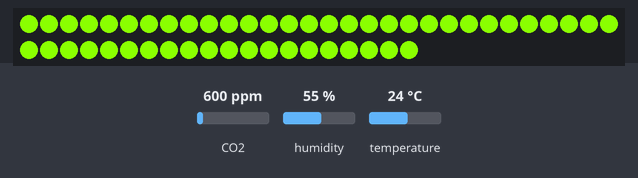
The program below on a simulated Raspberry Pi Pico running MicroPython. On the bench: 50 RGB LEDs in strip order, left to right, continuing on the next row. Inputs (shaded band) come from the test bench; at power-on: CO2 600 ppm, humidity 55 %, temperature 24 °C. What the program prints to the serial console is not drawn.

Above: at 1.2 s.
1.3 s: CO2 set to 452 ppm
2.8 s: CO2 set to 2026 ppm
At 3.4 s:
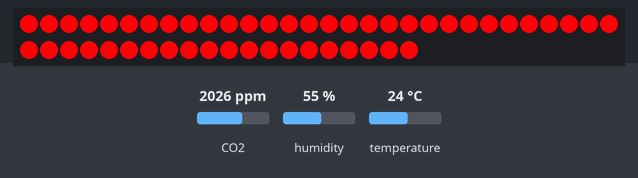
Timing chart, 0 to 4.1 s (numbered marks = the images above; inputs shaded):
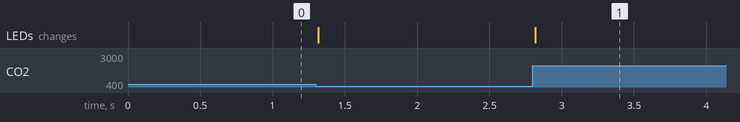

The program:

co2.py
```python
import plasma
from plasma import plasma_stick
import breakout_scd41 as scd
from pimoroni_i2c import PimoroniI2C

"""
Reads CO2 level from an SCD41 breakout...
... and changes the LED strip an appropriate colour.
https://shop.pimoroni.com/products/scd41-co2-sensor-breakout
"""

# set how many LEDs you have
NUM_LEDS = 50

BRIGHTNESS = 1.0

# the range of readings to map to colours
# https://www.kane.co.uk/knowledge-centre/what-are-safe-levels-of-co-and-co2-in-rooms
MIN = 400
MAX = 2000

# pick what bits of the colour wheel to use (from 0-360°)
# https://www.cssscript.com/demo/hsv-hsl-color-wheel-picker-reinvented/
HUE_START = 100  # green
HUE_END = 0  # red

# WS2812 / NeoPixel™ LEDs
led_strip = plasma.WS2812(NUM_LEDS, 0, 0, plasma_stick.DAT, color_order=plasma.COLOR_ORDER_RGB)

# Start updating the LED strip
led_strip.start()

# set up I2C
i2c = PimoroniI2C(plasma_stick.SDA, plasma_stick.SCL)

# set up SCD41 breakout
scd.init(i2c)
scd.start()

print("Waiting for SCD41 to be ready")

while True:
    if scd.ready():
        co2, temperature, humidity = scd.measure()
        print(f"""
CO2:         {co2} ppm
Temperature: {temperature:.2f} °C
Humidity:    {humidity:.2f} %""")

        # calculates a colour
        hue = HUE_START + ((co2 - MIN) * (HUE_END - HUE_START) / (MAX - MIN))

        # set the leds
        for i in range(NUM_LEDS):
            led_strip.set_hsv(i, hue / 360, 1.0, BRIGHTNESS)
```

Measured:
- after the input at 2.8 s, the LEDs: change at once (image 1)
